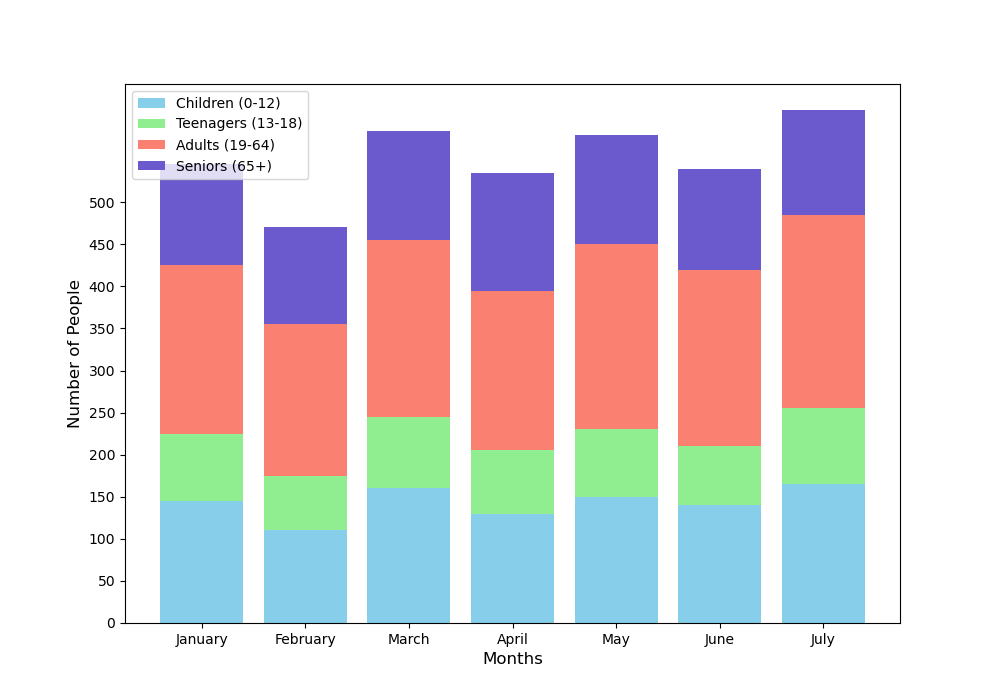

This figure's Python source:

import matplotlib.pyplot as plt

# Provided data
data = [
    {'Month': 'January', 'Children (0-12)': 145, 'Teenagers (13-18)': 80, 'Adults (19-64)': 200, 'Seniors (65+)': 120},
    {'Month': 'February', 'Children (0-12)': 110, 'Teenagers (13-18)': 65, 'Adults (19-64)': 180, 'Seniors (65+)': 115},
    {'Month': 'March', 'Children (0-12)': 160, 'Teenagers (13-18)': 85, 'Adults (19-64)': 210, 'Seniors (65+)': 130},
    {'Month': 'April', 'Children (0-12)': 130, 'Teenagers (13-18)': 75, 'Adults (19-64)': 190, 'Seniors (65+)': 140},
    {'Month': 'May', 'Children (0-12)': 150, 'Teenagers (13-18)': 80, 'Adults (19-64)': 220, 'Seniors (65+)': 130},
    {'Month': 'June', 'Children (0-12)': 140, 'Teenagers (13-18)': 70, 'Adults (19-64)': 210, 'Seniors (65+)': 120},
    {'Month': 'July', 'Children (0-12)': 165, 'Teenagers (13-18)': 90, 'Adults (19-64)': 230, 'Seniors (65+)': 125}
]

# Prepare lists for the plot
months = [entry['Month'] for entry in data]
children_values = [entry['Children (0-12)'] for entry in data]
teenagers_values = [entry['Teenagers (13-18)'] for entry in data]
adults_values = [entry['Adults (19-64)'] for entry in data]
seniors_values = [entry['Seniors (65+)'] for entry in data]

# Numbers of pairs of bars you want
N = len(data)

# Position of bars on x-axis
ind = range(N)

# Figure size
plt.figure(figsize=(10, 7))

# Make the plot
p1 = plt.bar(ind, children_values, color='skyblue')
p2 = plt.bar(ind, teenagers_values, bottom=children_values, color='lightgreen')
p3 = plt.bar(ind, adults_values, bottom=[i+j for i,j in zip(children_values, teenagers_values)], color='salmon')
p4 = plt.bar(ind, seniors_values, bottom=[i+j+k for i,j,k in zip(children_values, teenagers_values, adults_values)], color='slateblue')

# Adding Xticks
plt.xlabel('Months', fontsize=12)
plt.ylabel('Number of People', fontsize=12)
plt.xticks(ind, months)
plt.yticks(range(0, 501, 50))

# Add legend
plt.legend((p1[0], p2[0], p3[0], p4[0]), ('Children (0-12)', 'Teenagers (13-18)', 'Adults (19-64)', 'Seniors (65+)'), loc='upper left')

# Show plot
plt.show()
